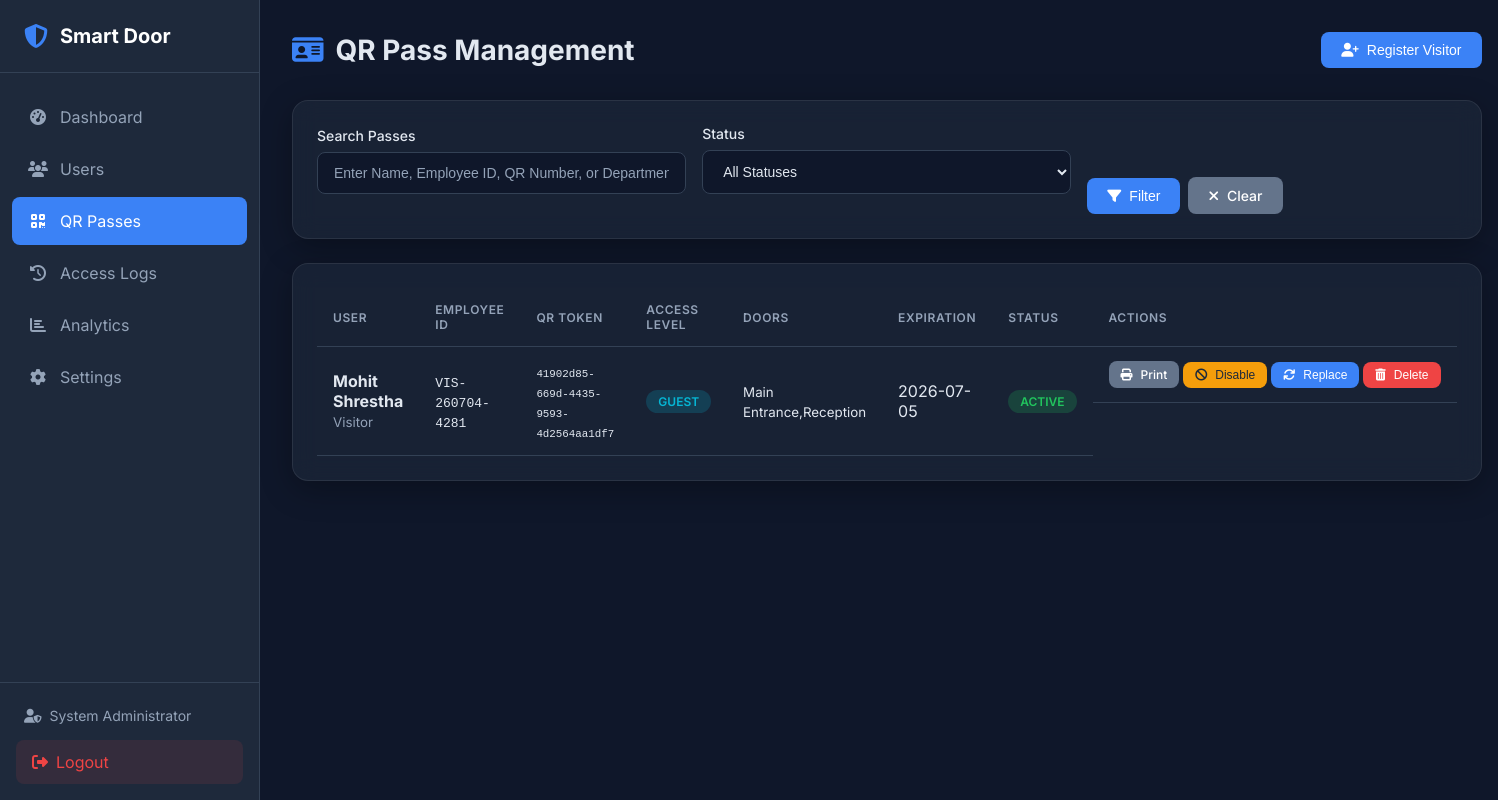
The app's page /admin/qr/passes (signed in), older data.
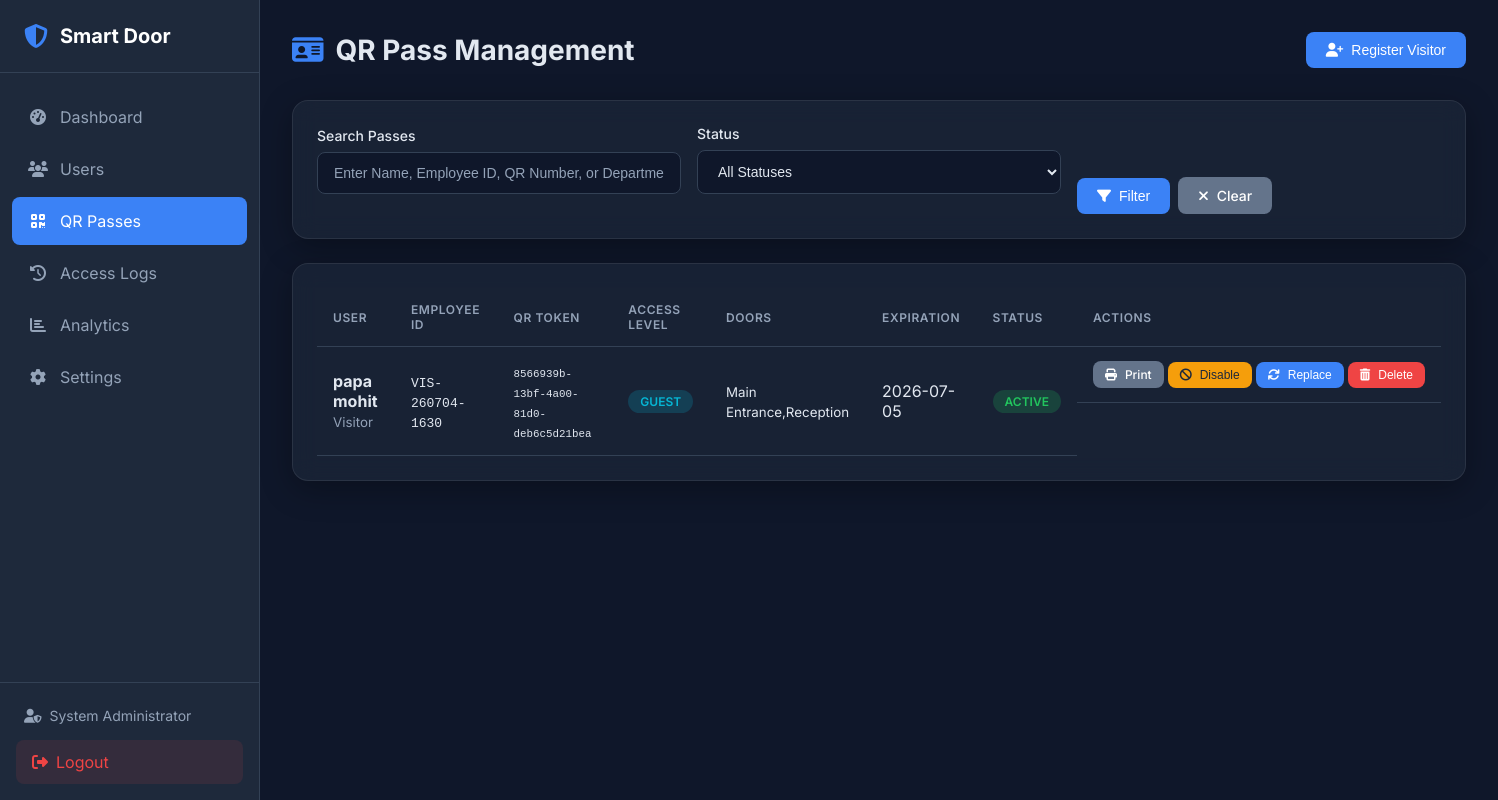
The same page, newer data.
### tables this page shows
CREATE TABLE qr_passes (
    id INTEGER PRIMARY KEY AUTOINCREMENT,
    user_id INTEGER NOT NULL,
    qr_token VARCHAR(255) UNIQUE NOT NULL,
    status VARCHAR(20) DEFAULT 'Active', -- 'Active', 'Disabled', 'Expired', 'Revoked', 'Lost', 'Replaced'
    issue_date DATETIME DEFAULT CURRENT_TIMESTAMP,
    expiration_date DATETIME NULL,
    access_level VARCHAR(50) DEFAULT 'Normal',
    allowed_doors TEXT DEFAULT 'Main Entrance',
    access_schedule TEXT, -- JSON schedule, e.g. {"days": [1,2,3,4,5], "start_time": "09:00", "end_time": "18:00"}
    created_at DATETIME DEFAULT CURRENT_TIMESTAMP,
    updated_at DATETIME DEFAULT CURRENT_TIMESTAMP,
    FOREIGN KEY (user_id) REFERENCES users(id) ON DELETE CASCADE
);

CREATE TABLE users (
    id INTEGER PRIMARY KEY AUTOINCREMENT,
    employee_id VARCHAR(50) UNIQUE NOT NULL,
    first_name VARCHAR(50) NOT NULL,
    last_name VARCHAR(50) NOT NULL,
    email VARCHAR(100) UNIQUE,
    phone VARCHAR(20),
    department VARCHAR(100),
    designation VARCHAR(100),
    is_active BOOLEAN DEFAULT 1,
    face_enrolled BOOLEAN DEFAULT 0,
    fingerprint_enrolled BOOLEAN DEFAULT 0,
    created_at DATETIME DEFAULT CURRENT_TIMESTAMP,
    updated_at DATETIME DEFAULT CURRENT_TIMESTAMP,
    created_by INTEGER, user_type VARCHAR(50) DEFAULT 'Employee', access_level VARCHAR(50) DEFAULT 'Normal', allowed_doors TEXT DEFAULT 'Main Entrance', status VARCHAR(20) DEFAULT 'Active', expiration_date DATETIME NULL,
    FOREIGN KEY (created_by) REFERENCES admin(id)
);

### web/routes/qr_routes.py (the view)
@qr_bp.route('/admin/qr/passes')
@login_required
def list_passes():
    search = request.args.get('search', '').strip()
    status = request.args.get('status', '').strip()
    page = int(request.args.get('page', 1))
    per_page = 20
    passes = qr_repo.get_all_passes(
        limit=per_page,
        offset=(page - 1) * per_page,
        search=search,
        status=status
    )
    return render_template(
        'qr/list.html',
        passes=passes,
        page=page,
        search=search,
        status_filter=status
    )

### database/db_manager.py (called while the page is built, shortened)
    def _get_connection(self) -> sqlite3.Connection:
        return self._local.connection

    def execute(self, query: str, params: tuple = ()) -> sqlite3.Cursor:
        conn = self._get_connection()
        cursor = conn.cursor()
        cursor.execute(query, params)
        return cursor

### web/routes/qr_routes.py (called while the page is built)
def login_required(f):
    @wraps(f)
    def decorated_function(*args, **kwargs):
        if 'admin_id' not in session:
            flash('Please log in to access this page.', 'warning')
            return redirect(url_for('login'))
        return f(*args, **kwargs)
    return decorated_function

### web/templates/qr/list.html (shortened to what this page needs)
{% extends "base.html" %}
{% block extra_css %}
<link rel="stylesheet" href="{{ url_for('static', filename='css/qr.css') }}">
{% endblock %}
{% block content %}
<div class="page-header">
    <h1><i class="fas fa-id-card"></i> QR Pass Management</h1>
    <button class="btn btn-primary" onclick="document.getElementById('add-visitor-modal').style.display='flex'">
        <i class="fas fa-user-plus"></i> Register Visitor
    </button>
</div>
<div class="qr-glass-card">
    <form method="GET" class="filter-form">
        <div class="form-row">
            <div class="form-group" style="flex: 2;">
                <label for="search">Search Passes</label>
                <input type="text" id="search" name="search" value="{{ search or '' }}"
                       placeholder="Enter Name, Employee ID, QR Number, or Department...">
            </div>
            <div class="form-group">
                <label for="status">Status</label>
                <select id="status" name="status">
                    <option value="">All Statuses</option>
                </select>
            </div>
            <div class="form-group" style="display: flex; align-items: flex-end; gap: 0.5rem; margin-bottom: 0;">
                <button type="submit" class="btn btn-primary">
                    <i class="fas fa-filter"></i> Filter
                </button>
                <a href="{{ url_for('qr.list_passes') }}" class="btn btn-secondary">
                    <i class="fas fa-times"></i> Clear
                </a>
            </div>
        </div>
    </form>
</div>
<div class="qr-glass-card">
    <div class="table-responsive">
        <table class="table">
            <thead>
                <tr>
                    <th>User</th>
                    <th>Employee ID</th>
                    <th>QR Token</th>
                    <th>Access Level</th>
                    <th>Doors</th>
                    <th>Expiration</th>
                    <th>Status</th>
                    <th>Actions</th>
                </tr>
            </thead>
            <tbody>
                {% if passes %}
                    {% for p in passes %}
                    <tr>
                        <td><strong>{{ p.first_name }} {{ p.last_name }}</strong><br><small class="text-muted">{{ p.department or '-' }}</small></td>
                        <td><code>{{ p.employee_id }}</code></td>
                        <td><small><code>{{ p.qr_token }}</code></small></td>
                        <td><span class="badge badge-info">{{ p.access_level }}</span></td>
                        <td><small>{{ p.allowed_doors }}</small></td>
                        <td>
                            {% if p.expiration_date %}
                                {{ p.expiration_date.split(' ')[0] }}
                            {% else %}
                                <span class="text-muted">Lifetime</span>
                            {% endif %}
                        </td>
                        <td>
                            {% if p.status == 'Active' %}
                                <span class="badge badge-success">Active</span>
                            {% elif p.status == 'Disabled' %}
                                <span class="badge badge-warning">Disabled</span>
                            {% elif p.status == 'Expired' %}
                                <span class="badge badge-expired">Expired</span>
                            {% elif p.status == 'Revoked' %}
                                <span class="badge badge-revoked">Revoked</span>
                            {% elif p.status == 'Lost' %}
                                <span class="badge badge-lost">Lost</span>
                            {% else %}
                                <span class="badge badge-replaced">Replaced</span>
                            {% endif %}
                        </td>
                        <td class="actions">
                            <a href="{{ url_for('qr.print_pass', pass_id=p.id) }}" class="btn btn-sm btn-secondary" title="Print Card" target="_blank">
                                <i class="fas fa-print"></i> Print
                            </a>
                            {% if p.status == 'Active' %}
                            <form method="POST" action="{{ url_for('qr.toggle_pass_status', pass_id=p.id) }}" style="display: inline;">
                                <button type="submit" class="btn btn-sm btn-warning" title="Disable Pass">
                                    <i class="fas fa-ban"></i> Disable
                                </button>
                            </form>
                            {% elif p.status == 'Disabled' %}
                            <form method="POST" action="{{ url_for('qr.toggle_pass_status', pass_id=p.id) }}" style="display: inline;">
                                <button type="submit" class="btn btn-sm btn-success" title="Enable Pass">
                                    <i class="fas fa-check"></i> Enable
                                </button>
                            </form>
                            {% endif %}
                            <form method="POST" action="{{ url_for('qr.regenerate_pass', user_id=p.user_id) }}" style="display: inline;"
                                  onsubmit="return confirm('Regenerating will immediately revoke this card and issue a new secure UUID token. Proceed?');">
                                <button type="submit" class="btn btn-sm btn-primary" title="Regenerate/Replace">
                                    <i class="fas fa-sync"></i> Replace
                                </button>
                            </form>
                            <form method="POST" action="{{ url_for('qr.delete_pass', pass_id=p.id) }}" style="display: inline;"
                                  onsubmit="return confirm('Are you sure you want to permanently delete this QR Pass and its visitor record?');">
                                <button type="submit" class="btn btn-sm btn-danger" title="Delete Pass">
                                    <i class="fas fa-trash-alt"></i> Delete
                                </button>
                            </form>
                        </td>
                    </tr>
                    {% endfor %}
                {% else %}
                <tr>
                    <td colspan="8" class="text-center text-muted">No QR Passes found.</td>
                </tr>
                {% endif %}
            </tbody>
        </table>
    </div>
</div>
{% endblock %}

### web/templates/base.html (shortened to what this page needs)
<!DOCTYPE html>
<html lang="en">
<head>
    <link rel="stylesheet" href="{{ url_for('static', filename='css/style.css') }}">
    <link rel="stylesheet" href="https://cdnjs.cloudflare.com/ajax/libs/font-awesome/6.4.0/css/all.min.css">
    {% block extra_css %}{% endblock %}
</head>
<body>
    {% if session.get('admin_id') %}
    <nav class="sidebar">
        <div class="sidebar-header">
            <i class="fas fa-shield-alt"></i>
            <span>Smart Door</span>
        </div>
        <ul class="nav-menu">
            <li class="nav-item">
                <a href="{{ url_for('dashboard') }}" class="nav-link {% if request.endpoint == 'dashboard' %}active{% endif %}">
                    <i class="fas fa-tachometer-alt"></i>
                    <span>Dashboard</span>
                </a>
            </li>
            <li class="nav-item">
                <a href="{{ url_for('users') }}" class="nav-link {% if request.endpoint and 'user' in request.endpoint %}active{% endif %}">
                    <i class="fas fa-users"></i>
                    <span>Users</span>
                </a>
            </li>
            <li class="nav-item">
                <a href="{{ url_for('qr.dashboard') }}" class="nav-link {% if request.endpoint and 'qr.' in request.endpoint %}active{% endif %}">
                    <i class="fas fa-qrcode"></i>
                    <span>QR Passes</span>
                </a>
            </li>
            <li class="nav-item">
                <a href="{{ url_for('logs') }}" class="nav-link {% if request.endpoint == 'logs' %}active{% endif %}">
                    <i class="fas fa-history"></i>
                    <span>Access Logs</span>
                </a>
            </li>
            <li class="nav-item">
                <a href="{{ url_for('analytics') }}" class="nav-link {% if request.endpoint == 'analytics' %}active{% endif %}">
                    <i class="fas fa-chart-bar"></i>
                    <span>Analytics</span>
                </a>
            </li>
            <li class="nav-item">
                <a href="{{ url_for('settings') }}" class="nav-link {% if request.endpoint == 'settings' %}active{% endif %}">
                    <i class="fas fa-cog"></i>
                    <span>Settings</span>
                </a>
            </li>
        </ul>
        <div class="sidebar-footer">
            <div class="admin-info">
                <i class="fas fa-user-shield"></i>
                <span>{{ session.get('admin_name', 'Admin') }}</span>
            </div>
            <a href="{{ url_for('logout') }}" class="logout-btn">
                <i class="fas fa-sign-out-alt"></i>
                <span>Logout</span>
            </a>
        </div>
    </nav>
    {% endif %}
    <main class="main-content {% if not session.get('admin_id') %}full-width{% endif %}">
        {% block content %}{% endblock %}
    </main>
</body>
</html>

### web/static/css/style.css (style rules this page uses)
:root { --primary: #3b82f6; --primary-dark: #2563eb; --secondary: #64748b; --success: #22c55e; --danger: #ef4444; --warning: #f59e0b; --info: #06b6d4; --dark: #1e293b; --darker: #0f172a; --light: #f1f5f9; --white: #ffffff; --border: #334155; --text: #e2e8f0; --text-muted: #94a3b8; --sidebar-width: 260px; }
* { margin: 0; padding: 0; box-sizing: border-box; }
body { font-family: 'Inter', -apple-system, BlinkMacSystemFont, sans-serif; background-color: var(--darker); color: var(--text); min-height: 100vh; display: flex; }
a { text-decoration: none; color: inherit; }
.sidebar { width: var(--sidebar-width); height: 100vh; background: var(--dark); position: fixed; left: 0; top: 0; display: flex; flex-direction: column; border-right: 1px solid var(--border); }
.sidebar-header { padding: 1.5rem; display: flex; align-items: center; gap: 0.75rem; border-bottom: 1px solid var(--border); }
.sidebar-header i { font-size: 1.5rem; color: var(--primary); }
.sidebar-header span { font-size: 1.25rem; font-weight: 700; color: var(--white); }
.nav-menu { list-style: none; padding: 1rem 0; flex: 1; }
.nav-item { margin: 0.25rem 0.75rem; }
.nav-link { display: flex; align-items: center; gap: 0.75rem; padding: 0.875rem 1rem; border-radius: 0.5rem; transition: all 0.2s; color: var(--text-muted); }
.nav-link.active { background: var(--primary); color: var(--white); }
.nav-link i { width: 1.25rem; text-align: center; }
.sidebar-footer { padding: 1rem; border-top: 1px solid var(--border); }
.admin-info { display: flex; align-items: center; gap: 0.5rem; padding: 0.5rem; font-size: 0.875rem; color: var(--text-muted); margin-bottom: 0.5rem; }
.logout-btn { display: flex; align-items: center; gap: 0.5rem; padding: 0.75rem 1rem; background: rgba(239, 68, 68, 0.1); color: var(--danger); border-radius: 0.5rem; transition: all 0.2s; }
.main-content { flex: 1; margin-left: var(--sidebar-width); padding: 2rem; min-height: 100vh; }
.page-header { display: flex; justify-content: space-between; align-items: center; margin-bottom: 2rem; }
.page-header h1 { font-size: 1.75rem; font-weight: 700; display: flex; align-items: center; gap: 0.75rem; }
.page-header h1 i { color: var(--primary); }
.table { width: 100%; border-collapse: collapse; }
.table th, .table td { padding: 0.875rem 1rem; text-align: left; border-bottom: 1px solid var(--border); }
.table th { font-weight: 600; color: var(--text-muted); font-size: 0.75rem; text-transform: uppercase; letter-spacing: 0.05em; }
.badge { display: inline-block; padding: 0.25rem 0.75rem; border-radius: 9999px; font-size: 0.75rem; font-weight: 600; text-transform: uppercase; }
.badge-success { background: rgba(34, 197, 94, 0.2); color: var(--success); }
.badge-info { background: rgba(6, 182, 212, 0.2); color: var(--info); }
.btn { display: inline-flex; align-items: center; gap: 0.5rem; padding: 0.625rem 1.25rem; border-radius: 0.5rem; font-weight: 500; font-size: 0.875rem; border: none; cursor: pointer; transition: all 0.2s; }
.btn-sm { padding: 0.375rem 0.75rem; font-size: 0.75rem; }
.btn-primary { background: var(--primary); color: var(--white); }
.btn-secondary { background: var(--secondary); color: var(--white); }
.btn-danger { background: var(--danger); color: var(--white); }
.btn-warning { background: var(--warning); color: var(--dark); }
.form-group { margin-bottom: 1.25rem; }
.form-group label { display: flex; align-items: center; gap: 0.5rem; margin-bottom: 0.5rem; font-weight: 500; font-size: 0.875rem; color: var(--text); }
.form-group input, .form-group select, .form-group textarea { width: 100%; padding: 0.75rem 1rem; background: var(--darker); border: 1px solid var(--border); border-radius: 0.5rem; color: var(--text); font-size: 0.875rem; transition: all 0.2s; }
.form-group input::placeholder { color: var(--text-muted); }
.form-row { display: grid; grid-template-columns: repeat(auto-fit, minmax(200px, 1fr)); gap: 1rem; }
.text-muted { color: var(--text-muted); }
.actions { display: flex; gap: 0.25rem; align-items: center; }
.actions .btn { font-size: 0.75rem; padding: 0.375rem 0.75rem; }
.actions { display: flex; gap: 0.25rem; }
.filter-form .form-row { align-items: flex-end; }

Row changes from the older to the newer data that the page shows:
removed qr_passes: first_name "Mohit", last_name "Shrestha", department "Visitor", employee_id "VIS-260704-4281", qr_token "41902d85-669d-4435-9593-4d2564aa1df7", access_level "GUEST", allowed_doors "Main Entrance,Reception", expiration_date "2026-07-05", status "ACTIVE"
added qr_passes: first_name "papa", last_name "mohit", department "Visitor", employee_id "VIS-260704-1630", qr_token "8566939b-13bf-4a00-81d0-deb6c5d21bea", access_level "GUEST", allowed_doors "Main Entrance,Reception", expiration_date "2026-07-05", status "ACTIVE"
